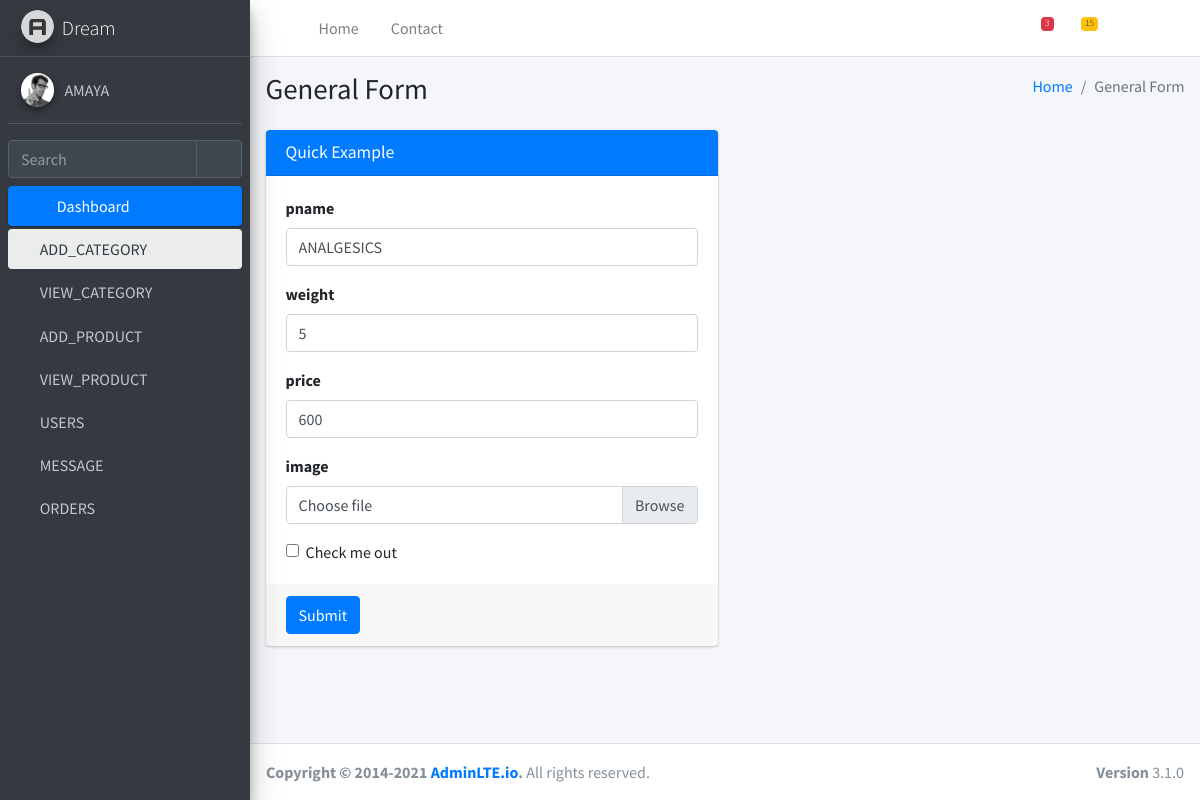
Screenshot of /edit1/23/ with the database file from the repository.
### cstoreapp/models.py (models this page shows)
class productdb(models.Model):
    pname=models.CharField(max_length=100,null=True,blank=False)
    weight=models.IntegerField(null=True,blank=False)
    price=models.IntegerField(null=True,blank=False)
    image=models.ImageField(upload_to='image',null=True,blank=False)

### cstoreapp/views.py (the view)
# urls.py: path('edit1/<int:eid>/',views.edit1,name='edit1'),
def edit1(request,eid):
    data = productdb.objects.filter(id=eid)
    return render(request,'edit1.html',{'data':data})

### cstoreapp/templates/edit1.html (shortened to what this page needs)
{% extends 'index.html' %}
{% block content %}
  <div class="content-wrapper">
    <section class="content-header">
      <div class="container-fluid">
        <div class="row mb-2">
          <div class="col-sm-6">
            <h1>General Form</h1>
          </div>
          <div class="col-sm-6">
            <ol class="breadcrumb float-sm-right">
              <li class="breadcrumb-item"><a href="#">Home</a></li>
              <li class="breadcrumb-item active">General Form</li>
            </ol>
          </div>
        </div>
      </div>
    </section>
    <section class="content">
      <div class="container-fluid">
        <div class="row">
          <div class="col-md-6">
            <div class="card card-primary">
              <div class="card-header">
                <h3 class="card-title">Quick Example</h3>
              </div>
              {% for i in data %}
              <form method="post" action="{% url 'update1' pid=i.id %}" enctype="multipart/form-data">
                <div class="card-body">
                  <div class="form-group">
                    <label for="pname">pname</label>
                    <input type="text" name="pname" value="{{i.pname}}" class="form-control" id="exampleInputEmail1" placeholder="Enter name">
                  </div>
                  <div class="form-group">
                    <label for="weight">weight</label>
                    <input type="number" name="weight" value="{{i.weight}}" class="form-control" id="exampleInputEmail1" placeholder="Enter weight">
                  </div>
                  <div class="form-group">
                    <label for="price">price</label>
                    <input type="number" name="price" value="{{i.price}}" class="form-control" id="exampleInputPassword1" placeholder="description">
                  </div>
                  <div class="form-group">
                    <label for="image">image</label>
                    <div class="input-group">
                      <div class="custom-file">
                        <label class="custom-file-label" for="exampleInputFile">Choose file</label>
                      </div>
                    </div>
                  </div>
                  <div class="form-check">
                    <input type="checkbox" class="form-check-input" id="exampleCheck1">
                    <label class="form-check-label" for="exampleCheck1">Check me out</label>
                  </div>
                </div>
                <div class="card-footer">
                  <button type="submit" class="btn btn-primary">Submit</button>
                </div>
              </form>
             {% endfor %}
            </div>
          </div>
          <div class="col-md-6">
          </div>
        </div>
      </div>
    </section>
  </div>
{% endblock %}

### rows the page displays
productdb: pname "ANALGESICS", weight "5", price "600"
